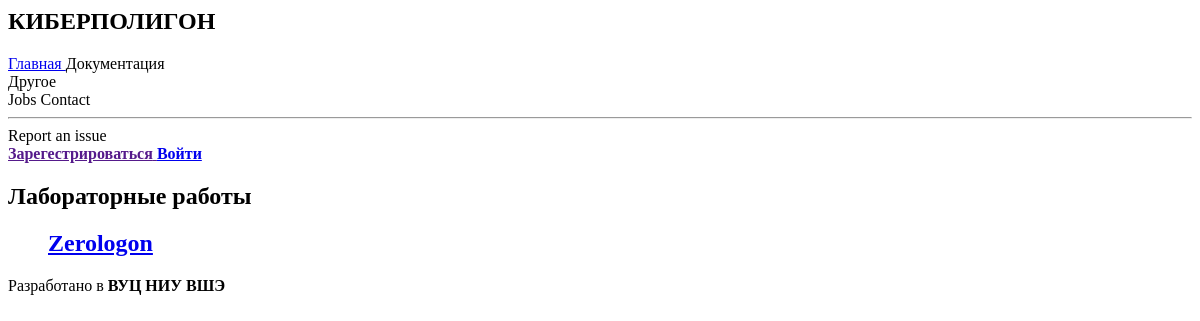
Before: /cyberpolygon/ with the older database file.
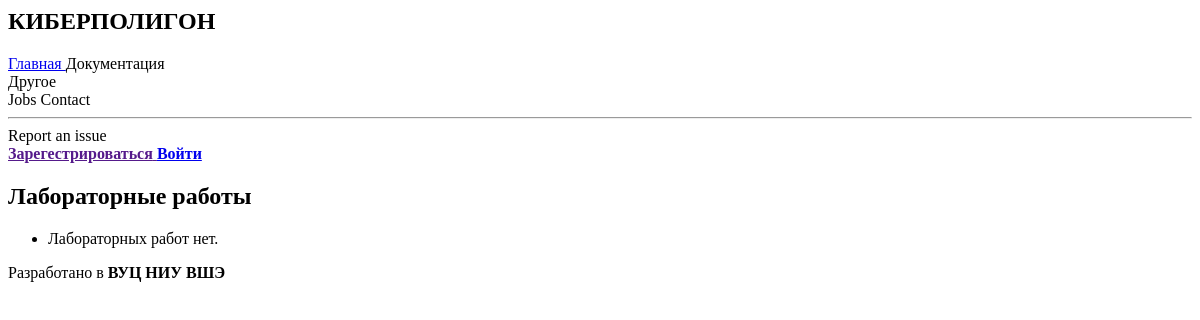
After: the same page with the newer database file.
### interface/models.py (models this page shows, shortened)
class Lab(models.Model):
    name = models.CharField('Имя', max_length=255, primary_key=True)
    description = models.TextField('Описание')
    answer_flag = models.CharField('Ответный флаг', max_length=1024, null=True)
    slug = models.SlugField('Название в адресной строке', unique=True)
    class Meta:
        verbose_name = 'Лабораторная работа'
        verbose_name_plural = 'Лабораторные работы'

### interface/views.py (the view)
# urls.py: path("", LabListView.as_view(), name="lab-list")
class LabListView(ListView):
    model = Lab

### templates/interface/lab_list.html
{% extends 'interface/base.html' %}
{% block content %}
<div class="block">
<h1 class="title is-1">Лабораторные работы</h1>
<ul>
{% for lab in object_list %}
    <div class="box">
        <h2 class="title is-3 is-link"><a href="{% url 'interface:lab-list' %}{{ lab.slug }}">{{ lab.name }}</a></h2>
    </div>
{% empty %}
    <li>Лабораторных работ нет.</li>
{% endfor %}
</ul>
</div>
{% endblock %}

Changed rows visible on the page:
removed Lab: name "Zerologon"
Other visible differences:
text now shown: "Лабораторных работ нет."
